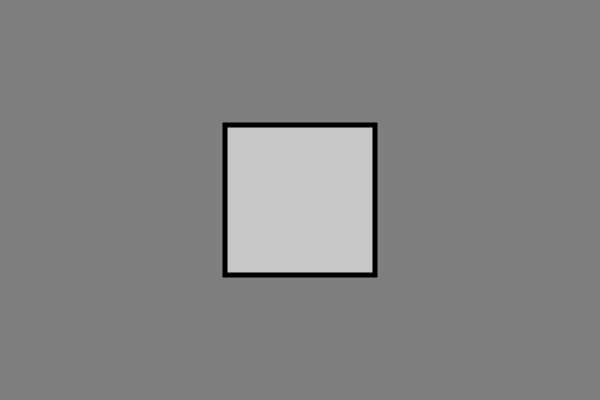
Frame 1 (no input)
Frame 60 (no input): identical to frame 1, image omitted
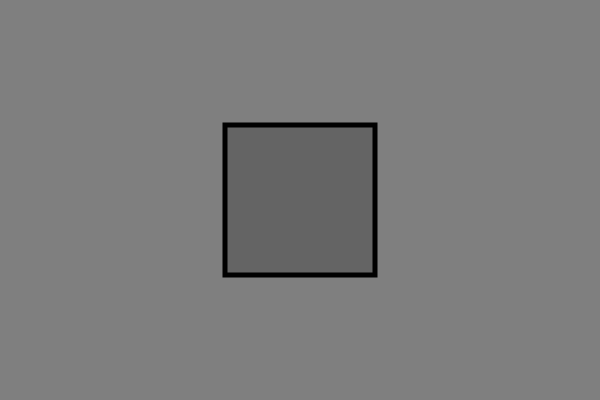
Frame 120 (the mouse pressed at the canvas centre since frame 60)

The p5.js sketch that drew these frames (run headless with seeded random() and noise() and a simulated clock; from frame 60 on, the mouse is pressed at the canvas centre):

// p5.js sketch
// ── sketch.js
// Rectangular button
// Is the mouse inside the rectangle? Compare mouseX and mouseY
// against the rectangle's left, right, top and bottom edges.

let canvasWidth = 600;
let canvasHeight = 400;

let backgroundColor;
let isOverRectangle = false; // boolean!

// the rectangle: position and size
let rectX;
let rectY;
let rectW = 150;
let rectH = 150;

function setup() {
  createCanvas(canvasWidth, canvasHeight);
  backgroundColor = color(127, 127, 127);
}

function draw() {
  background(backgroundColor);

  // keep the rectangle centered, even if the canvas changes size
  rectX = width / 2 - rectW / 2;
  rectY = height / 2 - rectH / 2;

  // check if the mouse is inside the rectangle
  // formula: (mouseX >= x && mouseX <= x + w) && (mouseY >= y && mouseY <= y + h)
  if (mouseX >= rectX && mouseX <= rectX + rectW && mouseY >= rectY && mouseY <= rectY + rectH) {
    isOverRectangle = true;
  } else {
    isOverRectangle = false;
  }

  // draw the rectangle
  stroke(0);
  strokeWeight(5);

  if (isOverRectangle == true) {
    fill(100);
    cursor(HAND); // change the cursor!
  } else {
    fill(200);
    cursor(ARROW);
  }

  rect(rectX, rectY, rectW, rectH);
}

function mousePressed() {
  // we check if we are over the rectangle when the mouse is pressed
  if (isOverRectangle == true) {
    backgroundColor = color(random(255), random(255), random(255));
  }
}

// --- canvas size and fullscreen ---
// The Fullscreen button in index.html asks the browser to go fullscreen.
// Whenever the window changes size, fit the canvas to it, and go back
// to the normal size when fullscreen ends.
function windowResized() {
  if (document.fullscreenElement) {
    resizeCanvas(windowWidth, windowHeight);
  } else {
    resizeCanvas(canvasWidth, canvasHeight);
  }
}
